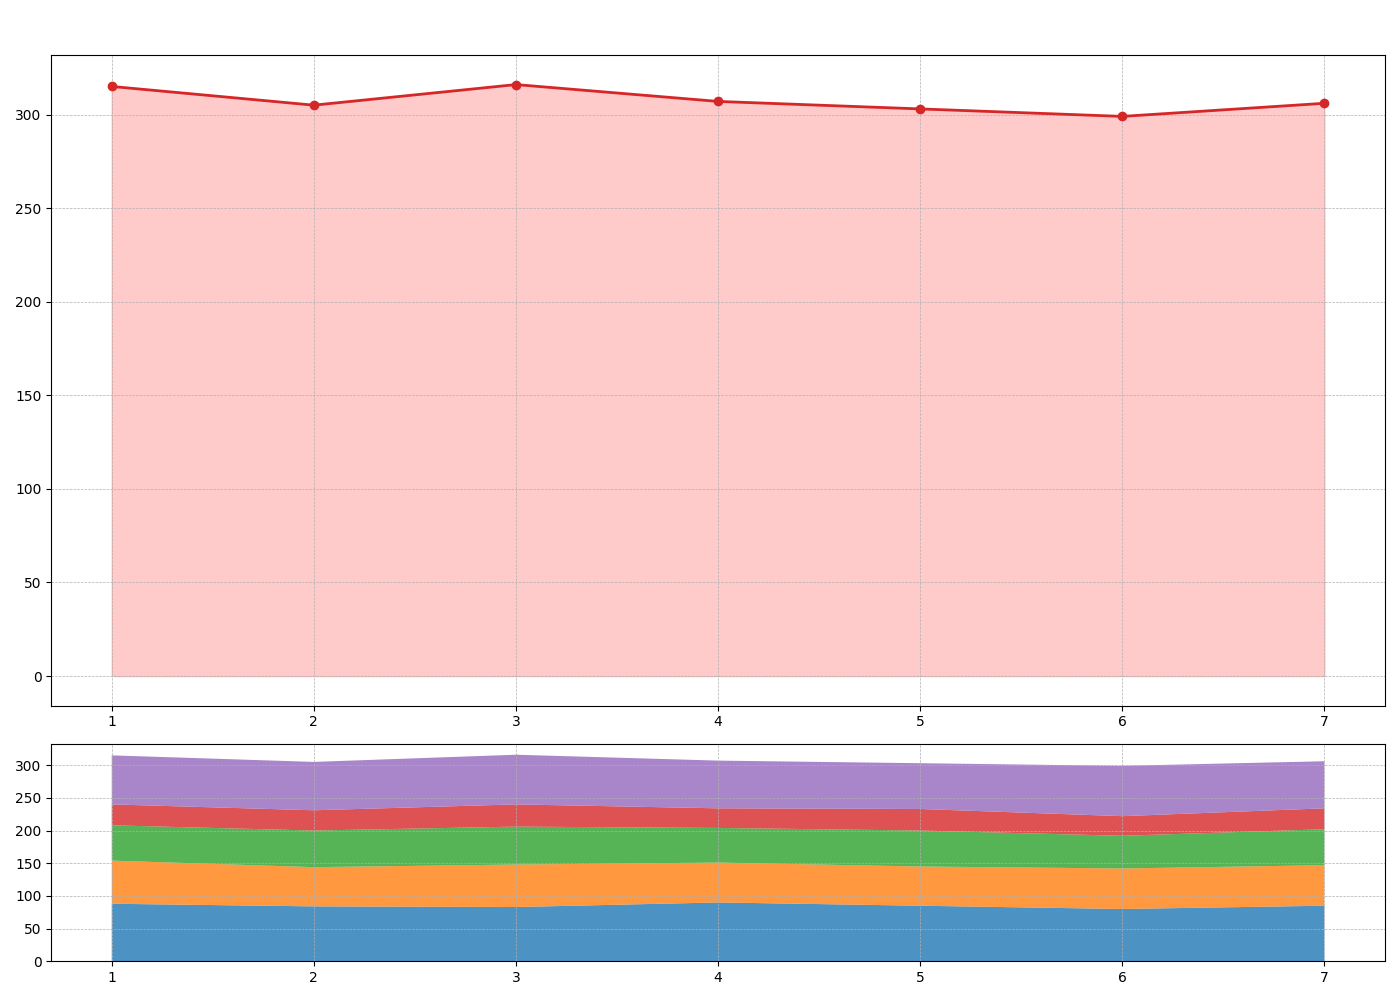

Recreate this plot in Python.
import matplotlib.pyplot as plt
import numpy as np

days = np.arange(1, 8)

# Manually shuffled data within the same department dimensions
software_dev = np.array([88, 84, 83, 90, 85, 80, 85])
marketing = np.array([66, 60, 65, 61, 60, 62, 62])
sales = np.array([54, 56, 58, 53, 55, 50, 55])
hr = np.array([32, 31, 34, 30, 33, 30, 32])
customer_support = np.array([75, 74, 76, 73, 70, 77, 72])

# Combine the datasets
data = np.vstack([software_dev, marketing, sales, hr, customer_support])

fig, axs = plt.subplots(2, 1, figsize=(14, 10), gridspec_kw={'height_ratios': [3, 1]})

# Plot for Total Productivity
total_productivity = data.sum(axis=0)
axs[0].plot(days, total_productivity, color='#d62728', linestyle='-', marker='o', linewidth=2)
axs[0].fill_between(days, 0, total_productivity, color='#ff9896', alpha=0.5)
axs[0].set_xticks(days)
axs[0].grid(True, linestyle='--', linewidth=0.5)

# Stacked Area Chart for Daily Productivity by Department
axs[1].stackplot(days, data, 
                 colors=['#1f77b4', '#ff7f0e', '#2ca02c', '#d62728', '#9467bd'], alpha=0.8)
axs[1].set_xticks(days)
axs[1].grid(True, linestyle='--', linewidth=0.5)

plt.tight_layout(rect=[0, 0, 1, 0.96])

plt.show()
